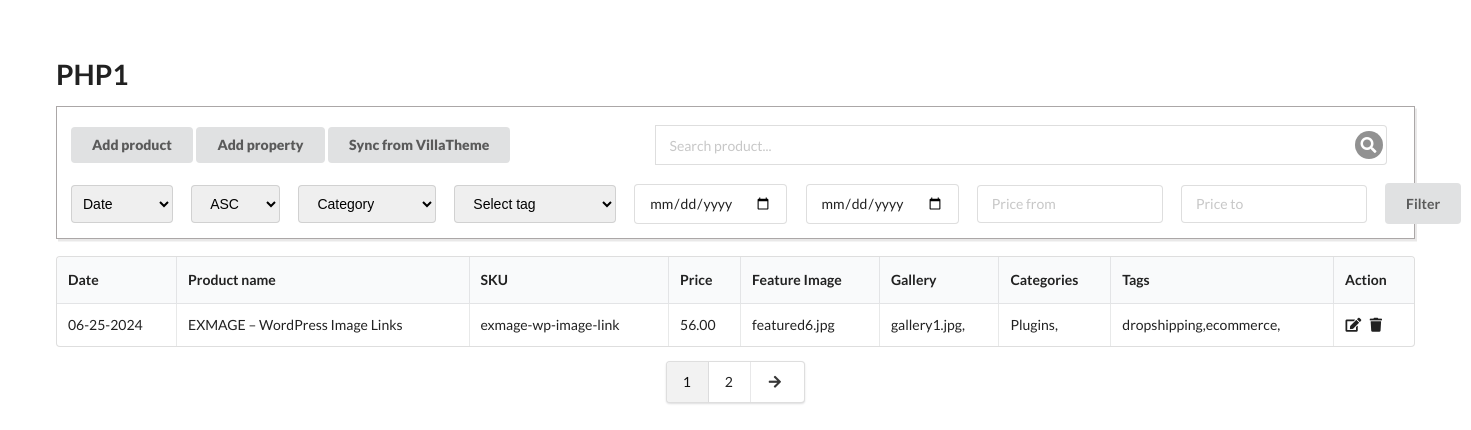
/web_php/web2/index.php?cat_filter=2, run on the app's committed database.
### tables this page shows
CREATE TABLE `products` (
  `id` int(11) NOT NULL,
  `sku` varchar(20) DEFAULT NULL,
  `title` varchar(50) DEFAULT NULL,
  `price` decimal(12,2) DEFAULT NULL,
  `featured_image` varchar(100) DEFAULT NULL,
  `date` date DEFAULT NULL
);

CREATE TABLE `gallery` (
  `id` int(11) NOT NULL,
  `name` varchar(100) NOT NULL
);

CREATE TABLE `category` (
  `id` int(11) NOT NULL,
  `name` varchar(200) NOT NULL
);

CREATE TABLE `tags` (
  `id` int(11) NOT NULL,
  `name` varchar(100) NOT NULL
);

### web_php/web2/index.php (the view, shortened to what this page needs)
<?php
include("db.php");
$products_per_page = 4;
$current_page = isset($_GET['page']) ? (int)$_GET['page'] : 1;
$offset = ($current_page - 1) * $products_per_page;
$total_products_query = "SELECT COUNT(*) as total FROM products WHERE 1=1";
$query = "SELECT * FROM products WHERE 1=1";
if (isset($_GET['cat_filter']) && !empty($_GET['cat_filter'])) {
    $cat_filter = $_GET['cat_filter'];
    $query .= " AND products.id IN (SELECT product_id FROM product_cat WHERE cat_id = '$cat_filter')";
}
$sort_option = "";
$date_filter = "";
$begin_date = "";
$end_date = "";
$price_from = "";
$price_to = "";
$query .= " LIMIT $products_per_page OFFSET $offset";
$total_products_result = mysqli_query($conn, $total_products_query);
$total_products_row = mysqli_fetch_assoc($total_products_result);
$total_products = $total_products_row['total'];
$total_pages = ceil($total_products / $products_per_page);
?>
<!DOCTYPE html>
<html lang="en">
<head>
    <link rel="stylesheet" href="https://cdnjs.cloudflare.com/ajax/libs/semantic-ui/2.5.0/semantic.min.css" />
    <link rel="stylesheet" href="style.css">
</head>
<body>
    <h1>PHP1</h1>
    <header>
        <div class="ui secondary menu">
            <a href="add.php" class="ui button openModal">Add product</a>
            <a href="add_property.php" class="ui button">Add property</a>
            <a class="ui button">Sync from VillaTheme</a>
            <div class="right menu">
                <form action="" method="post">
                    <div class="item">
                        <div class="ui icon input">
                            <input name="search" class="search_input" type="text" placeholder="Search product...">
                            <button name="search_btn" class="search_btn">
                                <i class="search link icon"></i>
                            </button>
                        </div>
                    </div>
                </form>
            </div>
        </div>
        <form action="" method="GET">
            <div class="filter_box">
                <div>
                    <select name="date_filter" class="ui dropdown">
                        <option value="">Date</option>
                    </select>
                </div>
                <div>
                    <select name="sort_alphabet" class="asc ui dropdown">
                        <option value="a-z" <?php if (isset($_GET['sort_alphabet']) && $_GET['sort_alphabet'] == "a-z") echo 'selected'; ?>>ASC</option>
                    </select>
                </div>
                <div>
                    <select name="cat_filter" class=" cate ui dropdown">
                        <option value="">Category</option>
                    </select>
                </div>
                <div>
                    <select name="tag_filter" class="tag ui dropdown">
                        <option value="">Select tag</option>
                    </select>
                </div>
                <div class="ui input">
                    <input type="date" name="begin_date" value="<?php echo isset($_GET['begin_date']) ? $_GET['begin_date'] : ''; ?>">
                </div>
                <div class="ui input">
                    <input type="date" name="end_date" value="<?php echo isset($_GET['end_date']) ? $_GET['end_date'] : ''; ?>">
                </div>
                <div class="ui input">
                    <input type="text" name="price_from" placeholder="Price from" value="<?php echo isset($_GET['price_from']) ? $_GET['price_from'] : ''; ?>">
                </div>
                <div class="ui input">
                    <input type="text" name="price_to" placeholder="Price to" value="<?php echo isset($_GET['price_to']) ? $_GET['price_to'] : ''; ?>">
                </div>
                <button type="submit" class="filter ui button">Filter</button>
            </div>
        </form>
    </header>
    <section class="table_box">
        <table class="ui celled table">
            <?php
            $query_run = mysqli_query($conn, $query);
            if (mysqli_num_rows($query_run) > 0) {
                echo "<thead>
                    <tr>
                        <th>Date</th>
                        <th>Product name</th>
                        <th>SKU</th>
                        <th>Price</th>
                        <th>Feature Image</th>
                        <th>Gallery</th>
                        <th>Categories</th>
                        <th>Tags</th>
                        <th>Action</th>
                    </tr>
                    </thead>";
                foreach ($query_run as $row) {
                    $date = $row['date'];
                    $phpdate = strtotime($date);
                    $mysqldate = date('m-d-Y', $phpdate);
                    $title = $row['title'];
                    $sku = $row['sku'];
                    $price = $row['price'];
                    $featured_image = $row['featured_image'];
            ?>
                    <tbody>
                        <tr>
                            <td><?php echo $mysqldate; ?></td>
                            <td><?php echo $title; ?></td>
                            <td><?php echo $sku; ?></td>
                            <td><?php echo $price; ?></td>
                            <td><?php echo $featured_image; ?></td>
                            <td>
                                <?php
                                $catsql1 = "SELECT gallery.name FROM gallery
                                            INNER JOIN product_gallery ON gallery.id = product_gallery.gallery_id
                                            WHERE product_gallery.product_id= '" . $row['id'] . "'";
                                $catresult1 = mysqli_query($conn, $catsql1);
                                while ($catdata = mysqli_fetch_array($catresult1)) {
                                    echo $catdata['name'] . ',';
                                }
                                ?>
                            </td>
                            <td>
                                <?php
                                $catsql = "SELECT category.name FROM category
                                            INNER JOIN product_cat ON category.id = product_cat.cat_id
                                            WHERE product_cat.product_id= '" . $row['id'] . "'";
                                $catresult = mysqli_query($conn, $catsql);
                                while ($catdata = mysqli_fetch_array($catresult)) {
                                    echo $catdata['name'] . ',';
                                }
                                ?>
                            </td>
                            <td>
                                <?php
                                $catsql = "SELECT tags.name FROM tags
                                            INNER JOIN product_tags ON tags.id = product_tags.tag_id
                                            WHERE product_tags.product_id= '" . $row['id'] . "'";
                                $catresult = mysqli_query($conn, $catsql);
                                while ($catdata = mysqli_fetch_array($catresult)) {
                                    echo $catdata['name'] . ',';
                                }
                                ?>
                            </td>
                            <td data-label="Job">
                                <a href="edit.php?editid=<?php echo $row['id']; ?>" class="btn_edit openModal_edit">
                                    <i class="edit icon"></i>
                                </a>
                                <a href="delete.php?deleteid=<?php echo $row['id']; ?>" class="btn_delete">
                                    <i class="trash icon"></i>
                                </a>
                            </td>
                        </tr>
                    </tbody>
            <?php
                }
            } else {
                echo '<h2>Data not found</h2>';
            }
            ?>
        </table>
        <div class="box_navigation">
            <div aria-label="Pagination Navigation" role="navigation" class="ui pagination menu">
                <?php for ($i = 1; $i <= $total_pages; $i++) : ?>
                    <a href="?page=<?php echo $i; ?>&date_filter=<?php echo $date_filter; ?>&sort_alphabet=<?php echo $sort_option; ?>&begin_date=<?php echo $begin_date; ?>&end_date=<?php echo $end_date; ?>&price_from=<?php echo $price_from; ?>&price_to=<?php echo $price_to; ?>" class="item <?php if ($current_page == $i) echo 'active'; ?>"><?php echo $i; ?></a>
                <?php endfor; ?>
                <?php if ($current_page < $total_pages) : ?>
                    <a href="?page=<?php echo $current_page + 1; ?>&date_filter=<?php echo $date_filter; ?>&sort_alphabet=<?php echo $sort_option; ?>&begin_date=<?php echo $begin_date; ?>&end_date=<?php echo $end_date; ?>&price_from=<?php echo $price_from; ?>&price_to=<?php echo $price_to; ?>" class="item">
                        <i class="arrow right icon"></i>
                    </a>
                <?php endif; ?>
            </div>
        </div>
    </section>
</body>
</html>

### web_php/web2/style.css (style rules this page uses)
body { padding: 4rem; }
header { padding: 1rem; border: 1px solid #aba7a7; box-shadow: 2px 2.5px #807b7b2d; }
header .menu { display: flex; align-items: center; margin-left: 0 !important; }
header .menu a { font-weight: 800 !important; }
.filter_box { display: flex; align-items: center; }
.filter_box>div { margin-right: 1.3rem !important; }
.filter_box .filter { height: 41px; }
.filter { flex-grow: 1; }
.table_box { margin-top: 1.2rem; }
.btn_delete { border: none; outline: none; background: #fff; cursor: pointer; color: unset; }
.btn_edit { border: none; outline: none; background: #fff; cursor: pointer; color: unset; }
.search_input { border-radius: 0 !important; border-right: none !important; width: 700px; height: 40px; }
.search_btn { border: 1px solid rgba(34, 36, 38, .15) !important; outline: 0; border-radius: 0 .28571429rem .28571429rem 0 !important; border-left: none !important; background: none ; display: flex; align-items: center; }
.search_btn i { font-size: 16px ; background: #767676; color: #fff; display: flex; align-items: center; justify-content: center; border-radius: 50%; padding: 1rem; }
select { border-radius: .28571429rem; }
.asc { padding: 0 1rem 0 1rem !important; }
.cate { padding: 0 3.2rem 0 1rem !important; }
.tag { padding: 0 3.2rem 0 1rem !important; }
.pagination { text-align: center; }
.box_navigation { text-align: center; }

### data on the page
products: date "06-25-2024", title "EXMAGE – WordPress Image Links", sku "exmage-wp-image-link", price "56.00", featured_image "featured6.jpg"
gallery: name "gallery1.jpg"
category: name "Plugins"
tags: name "dropshipping"
tags: name "ecommerce"
